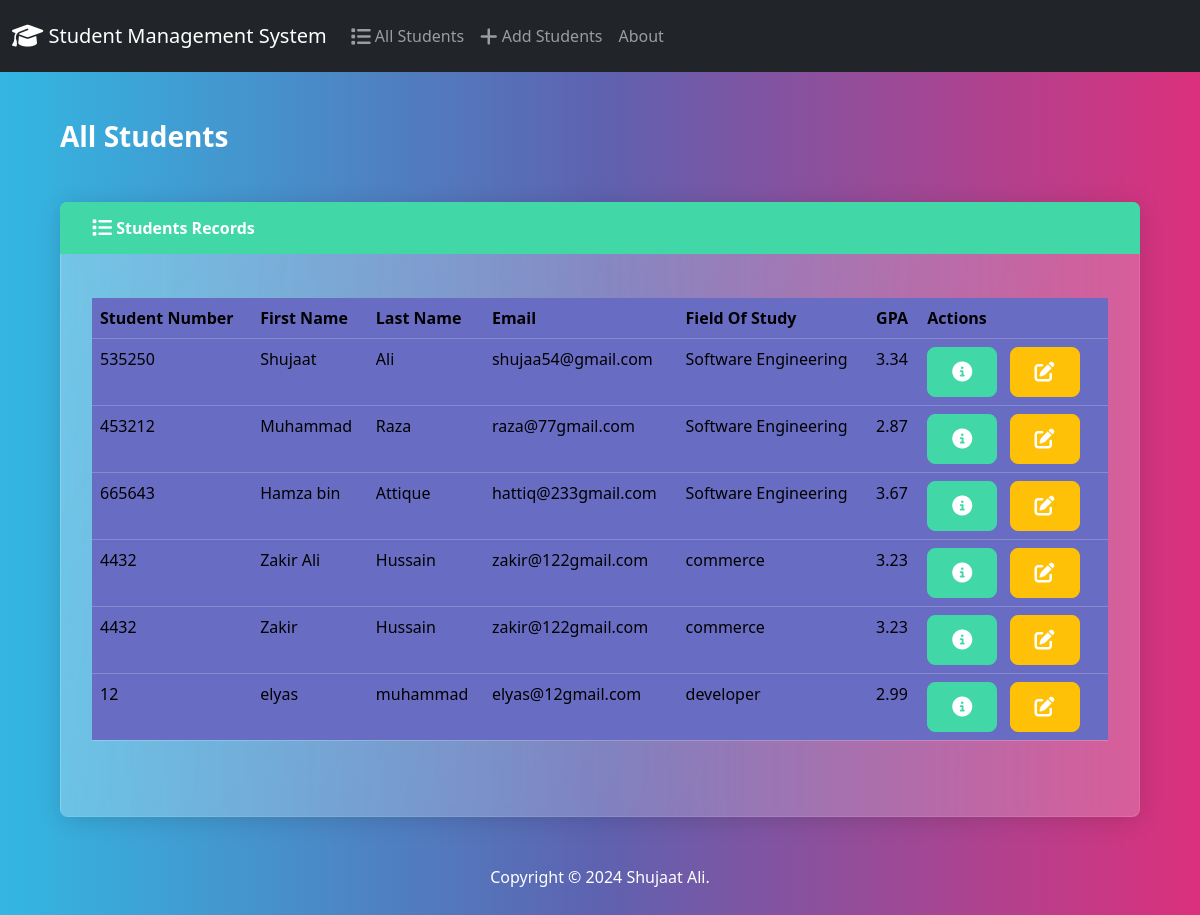
The page / on the database its author committed.
### students/models.py (models this page shows, shortened)
class Student(models.Model):
    student_number = models.PositiveBigIntegerField()
    first_name = models.CharField(max_length = 50)
    last_name = models.CharField(max_length = 50)
    email = models.EmailField(max_length = 100)
    field_of_study = models.CharField(max_length = 50)
    gpa = models.FloatField()

### students/views.py (the view)
# urls.py: path('' , views.index , name= 'index'),
def index(request):
    return render(request , 'students/index.html',
                  {
                      'Students' : Student.objects.all()
                  }
                  )

### students/templates/students/index.html (shortened to what this page needs)
{% extends "students/base.html" %}
{% block body %}
<h3 class="m-4">All Students</h3>
<div class="row">
 <div class="col-12">
     {% if Students %}
     <div class="card border-success ms-4 me-4 mb-4">
         <div class="card-header"> <i class="fa-solid fa-list fa-lg"></i> Students Records</div>
         <div class="card-body">
           <p class="card-text">
               <div class="table-responsive">
                 <table class="table table-hover">
                      <thead>
                       <tr>
                         <th scope="col">Student Number</th>
                         <th scope="col">First Name</th>
                         <th scope="col">Last Name</th>
                         <th scope="col">Email</th>
                         <th scope="col">Field Of Study</th>
                         <th scope="col">GPA</th>
                         <th scope="col">Actions</th>
                       </tr>
                     </thead>
                       {% for student in Students  %}
                       <tr>
                         <td>{{student.student_number}}</td>
                         <td>{{student.first_name}}</td>
                         <td>{{student.last_name}}</td>
                         <td>{{student.email}}</td>
                         <td>{{student.field_of_study}}</td>
                         <td>{{student.gpa}}</td>
                         <td><button type="button" class="btn btn-success me-1" href="{% url 'view_student' student.id  %}" data-bs-toggle="modal" data-bs-target="#myModal{{student.id}}"><i class="fa-solid fa-circle-info fa-lg"></i></button>
                           <a class="btn btn-warning me-1" href="{% url 'edit' student.id %}">
                            <i class="fa-solid fa-pen-to-square fa-lg"></i>
                           </a>
                         </td>
                     </tr>
                       {% endfor %}
                   </table>
               </div>
           </p>
         </div>
     {% else %}
        <h3 class="alert alert-primary ms-4 me-4">No Records Found</h3>
     {% endif %}
 </div>
</div>
{% endblock body %}

### students/templates/students/base.html (shortened to what this page needs)
<!DOCTYPE html>
{% load static %}
<html>
    <head>
        <link rel="stylesheet" href="https://cdnjs.cloudflare.com/ajax/libs/font-awesome/6.5.1/css/all.min.css" />
        <link rel="stylesheet" href="{% static 'CSS/bootstrap.min.css' %}">
    </head>
    <body>
        <nav class="navbar navbar-expand-lg bg-dark" data-bs-theme="dark">
            <div class="container-fluid">
              <a class="navbar-brand" href="{% url 'index' %}"> <i class="fa-solid fa-graduation-cap fa-lg"></i> Student Management System</a>
              <div class="collapse navbar-collapse" id="navbarColor02">
                <ul class="navbar-nav me-auto">
                  <li class="nav-item">
                    <a class="nav-link" href="{% url 'index' %}"> <i class="fa-solid fa-list fa-lg"></i> All Students</a>
                  </li>
                  <li class="nav-item">
                    <a class="nav-link" href="{% url 'add' %}"> <i class="fa-solid fa-plus fa-lg"></i> Add Students</a>
                  </li>
                  <li class="nav-item">
                    <a class="nav-link" href="{% url 'about' %}">About</a>
                  </li>
                </ul>
              </div>
            </div>
          </nav>
                    <div class="container-fluid">
                    {% block body %}
                    {% endblock body %}
                    </div>
                    <footer class = "mt-auto mb-4">
                       <div class="text-center">
                              <span>
                                Copyright &copy <script>document.write(new Date().getFullYear())</script>
                                Shujaat Ali.
                              </span>
                       </div>
                    </footer>
    </body>
</html>

### rows shown on the page
Student: student_number "535250", first_name "Shujaat", last_name "Ali", email "shujaa54@gmail.com", field_of_study "Software Engineering", gpa "3.34"
Student: student_number "453212", first_name "Muhammad", last_name "Raza", email "raza@77gmail.com", field_of_study "Software Engineering", gpa "2.87"
Student: student_number "665643", first_name "Hamza bin", last_name "Attique", email "hattiq@233gmail.com", field_of_study "Software Engineering", gpa "3.67"
Student: student_number "4432", first_name "Zakir Ali", last_name "Hussain", email "zakir@122gmail.com", field_of_study "commerce", gpa "3.23"
Student: student_number "4432", first_name "Zakir", last_name "Hussain", email "zakir@122gmail.com", field_of_study "commerce", gpa "3.23"
Student: student_number "12", first_name "elyas", last_name "muhammad", email "elyas@12gmail.com", field_of_study "developer", gpa "2.99"
